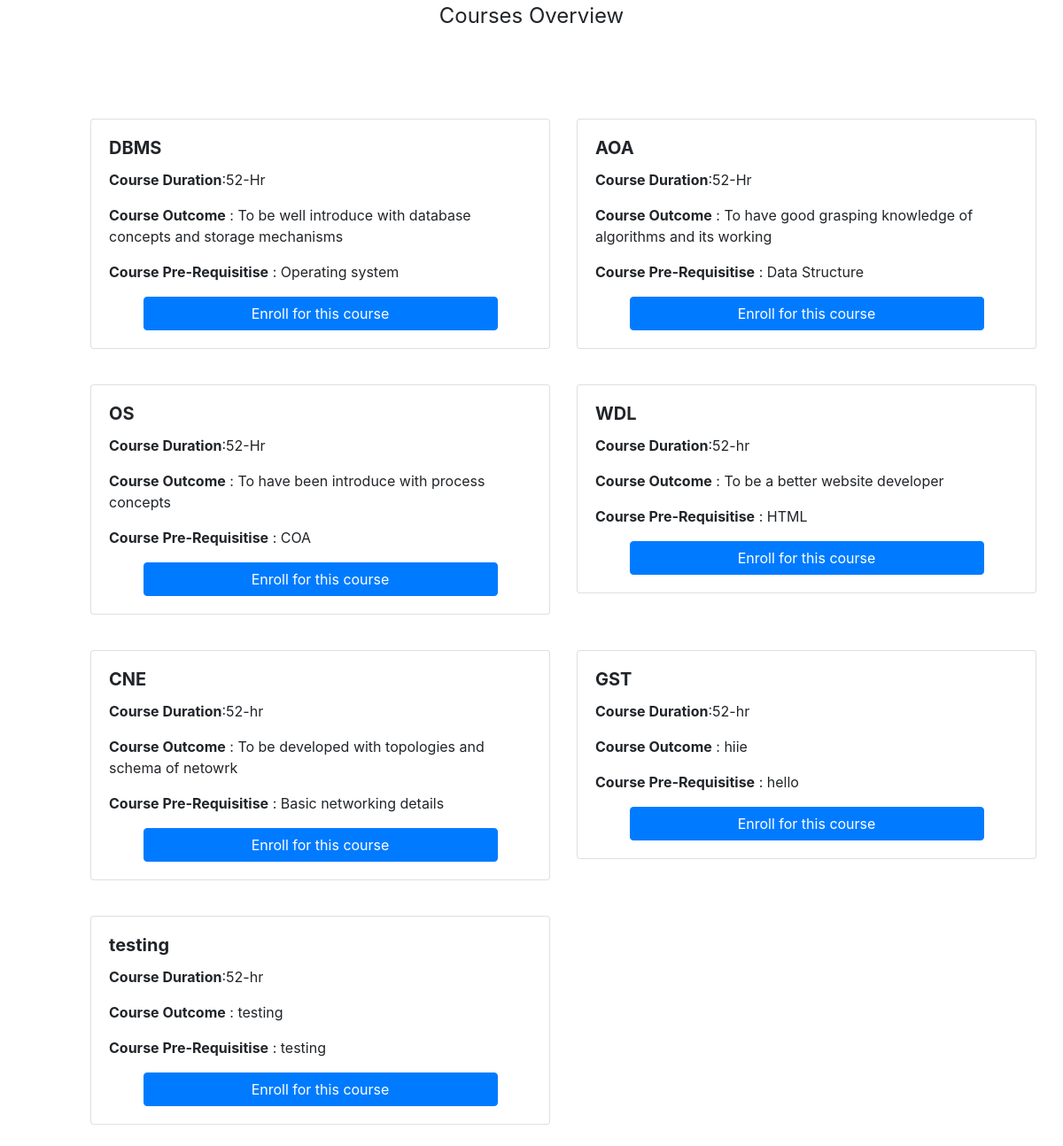
The app's page /OnlineTutorial/SelectCourse.php with its own data.
### tables this page shows
CREATE TABLE `course` (
  `CID` int(11) NOT NULL,
  `dept_id` int(11) DEFAULT NULL,
  `CName` varchar(100) NOT NULL,
  `COutcome` longtext NOT NULL,
  `CDuration` varchar(30) NOT NULL,
  `CPrereq` varchar(100) DEFAULT NULL,
  `Last_Modified` timestamp(2) NULL DEFAULT NULL
);

### OnlineTutorial/OOPHP/Course/DB.php (called while the page is built, shortened)
<?php
class Database{
	public function connect_db(){
		$dbhost='localhost';
		$dbuser='root';
		$dbpass='';
		$dbname='OnlineTutorial';
		$this->connection = mysqli_connect($dbhost, $dbuser, $dbpass, $dbname);
	}
}
?>

### OnlineTutorial/OOPHP/Course/Course.php (called while the page is built, shortened)
<?php
require_once('DB.php');
	class Course extends Database{
		 public function scourse(){
			$sql = "SELECT * FROM `course`";
			$res = mysqli_query($this->connection, $sql);
			return $res;
		}
	}
$Course=new Course();
?>

### OnlineTutorial/SelectCourse.php (the view, shortened to what this page needs)
<!DOCTYPE html>
<html>
<head>
	<link rel="stylesheet" type="text/css" href="Css/bootstrap.css">
	<link rel="stylesheet" type="text/css" href="Css/bootstrap.css">
</head>
<body>
<div class="container-fluid">
	<form method="post" id="sign" action="" enctype="multipart/form-data">
			<fieldset class="col-lg-12 col-md-6 col-sm-6">
	<legend>
		<center>Courses Overview</center>
	</legend>
	<div class="row">
		<?php
	require_once 'OOPHP/Course/Course.php';
	$res = $Course->scourse();
	if($res)
	{
		while ($row=mysqli_fetch_array($res)) {
			$cname=$row['CName'];
			$cout=$row['COutcome'];
			$cdu=$row['CDuration'];
			$cpre=$row['CPrereq'];
?>
  		<div class="col-lg-6 col-sm-6" style="margin-top: 40px;">
		    <div class="card">
		      <div class="card-body">
		      	<div class="button-container">
		        <h5 class="card-title"><b><?php echo"".$cname."";?></b></h5>
		        <p class="card-text"><b>Course Duration</b>:<?php echo"".$cdu."";?></p>
		        <p class="card-text"><b>Course Outcome</b> : <?php echo"".$cout."";?></p>
		        <p class="card-text"><b>Course Pre-Requisitise</b> : <?php echo"".$cpre."";?></p>
		       		 <center><button id='<?php echo $cname ?>' class="btn btn-primary" value="Submit" style='width:300pt;'>Enroll for this course</button></center>
		    	</div>
		      </div>
		    </div>
		  </div>
		  <?php
		}
	} ?>
	</div>
</div>
<br>
</body>
</html>

### OnlineTutorial/SelectCourse.php (style rules this page uses)
.row { margin-top: 50px; margin-left: 5%; }

### records on screen
course: CName "DBMS", CDuration "52-Hr", COutcome "To be well introduce with database concepts and storage mechanisms", CPrereq "Operating system"
course: CName "AOA", CDuration "52-Hr", COutcome "To have good grasping knowledge of algorithms and its working", CPrereq "Data Structure"
course: CName "OS", CDuration "52-Hr", COutcome "To have been introduce with process concepts", CPrereq "COA"
course: CName "WDL", CDuration "52-hr", COutcome "To be a better website developer", CPrereq "HTML"
course: CName "CNE", CDuration "52-hr", COutcome "To be developed with topologies and schema of netowrk", CPrereq "Basic networking details"
course: CName "GST", CDuration "52-hr", COutcome "hiie", CPrereq "hello"
course: CName "testing", CDuration "52-hr", COutcome "testing", CPrereq "testing"
